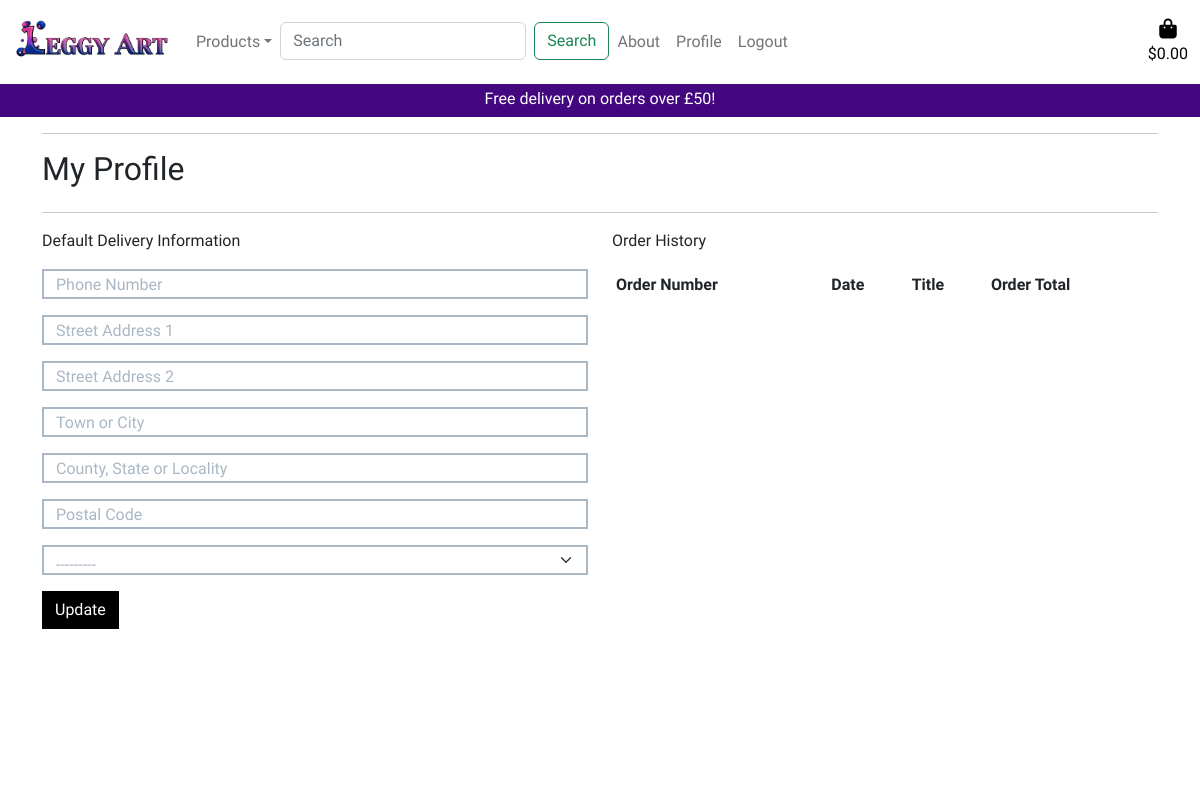
Page /accounts/profile/ (signed in) on the earlier database version.
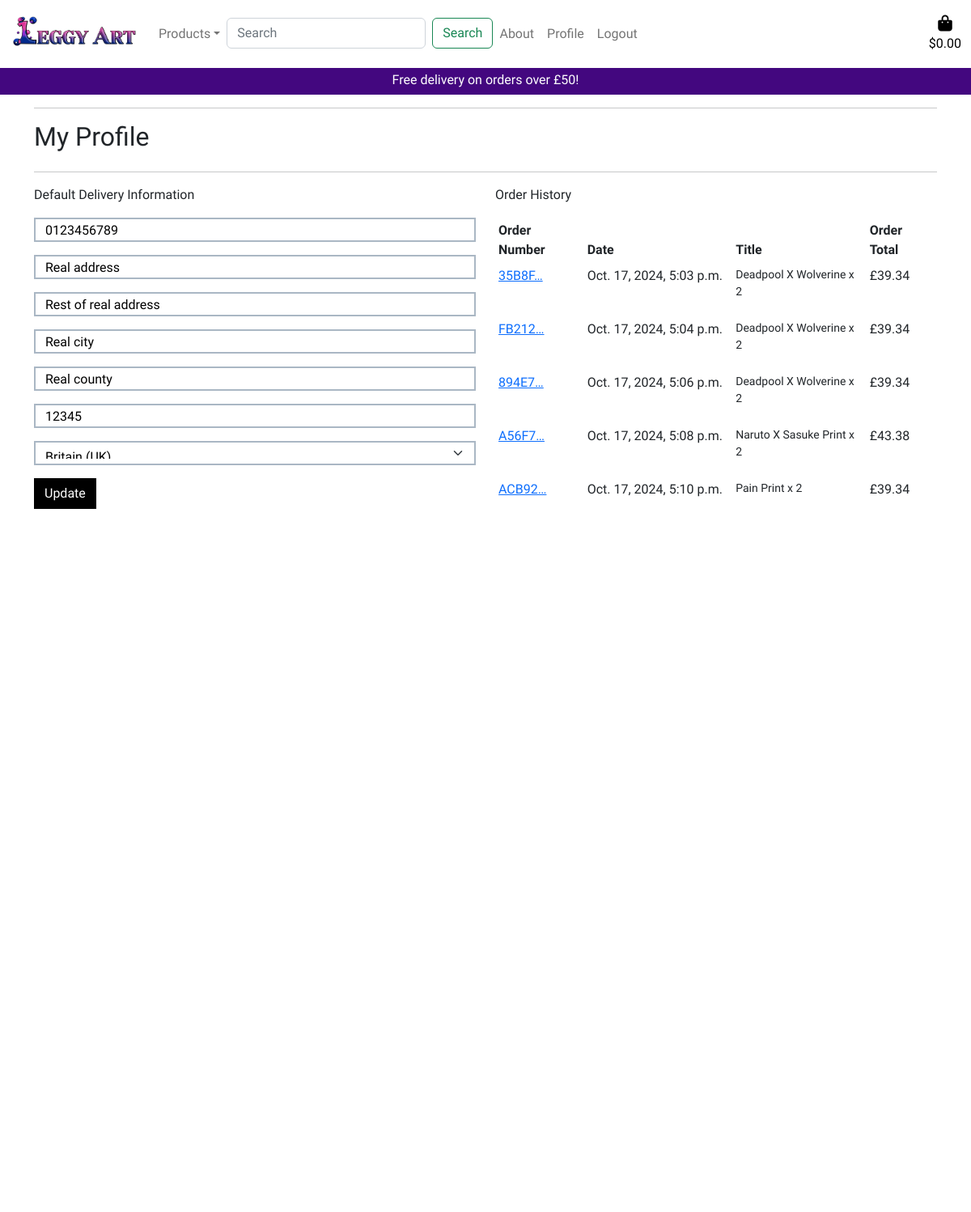
Same page on the later database version.
### profiles/models.py (models this page shows, shortened)
class UserProfile(models.Model):
    user = models.OneToOneField(User, on_delete=models.CASCADE)
    default_phone_number = models.CharField(max_length=20, null=True, blank=True)
    default_street_address1 = models.CharField(max_length=80, null=True, blank=True)
    default_street_address2 = models.CharField(max_length=80, null=True, blank=True)
    default_town_or_city = models.CharField(max_length=40, null=True, blank=True)
    default_county = models.CharField(max_length=80, null=True, blank=True)
    default_postcode = models.CharField(max_length=20, null=True, blank=True)
    default_country = CountryField(blank_label='Country', null=True, blank=True)

### checkout/models.py (models this page shows, shortened)
class Order(models.Model):
    order_number = models.CharField(max_length=32, null=False, editable=False)
    user_profile = models.ForeignKey(UserProfile, on_delete=models.SET_NULL, null=True, blank=True, related_name='orders')
    full_name = models.CharField(max_length=50, null=False, blank=False)
    email = models.EmailField(max_length=254, null=False, blank=False)
    phone_number = models.CharField(max_length=20, null=False, blank=False)
    country = CountryField(blank_label='Country *', null=False, blank=False)
    postcode = models.CharField(max_length=20, null=True, blank=True)
    town_or_city = models.CharField(max_length=40, null=False, blank=False)
    street_address1 = models.CharField(max_length=80, null=False, blank=False)
    street_address2 = models.CharField(max_length=80, null=True, blank=True)
    county = models.CharField(max_length=80, null=True, blank=True)
    date = models.DateTimeField(auto_now_add=True)
    delivery_cost = models.DecimalField(max_digits=6, decimal_places=2, null=False, default=0)
    order_total = models.DecimalField(max_digits=10, decimal_places=2, null=False, default=0)
    grand_total = models.DecimalField(max_digits=10, decimal_places=2, null=False, default=0)
    original_basket = models.TextField(null=False, blank=False, default='')
    stripe_pid = models.CharField(max_length=254, null=False, blank=False, default='')

class OrderLineItem(models.Model):
    order = models.ForeignKey(Order, null=False, blank=False, on_delete=models.CASCADE, related_name='lineitems')
    product = models.ForeignKey(Print, null=False, blank=False, on_delete=models.CASCADE)
    quantity = models.IntegerField(null=False, blank=False, default=0)
    lineitem_total = models.DecimalField(max_digits=6, decimal_places=2, null=False, blank=False, editable=False)

### products/models.py (models this page shows, shortened)
class Print(models.Model):
    ORIENTATION_CHOICES = [
        ('L', 'Landscape'),
        ('P', 'Portrait'),
        ('S', 'Square'),
    ]
    category = models.ForeignKey('Category', null=True, blank=True, on_delete=models.SET_NULL)
    sku = models.CharField(max_length=254, null=True, blank=True)
    name = models.CharField(max_length=254)
    description = models.TextField()
    price = models.DecimalField(max_digits=6, decimal_places=2)
    orientation = models.CharField(max_length=1, choices=ORIENTATION_CHOICES, default='S')
    rating = models.DecimalField(max_digits=6, decimal_places=2, null=True, blank=True)
    image_1_path = models.CharField(max_length=1024, default='No Image')
    image_1 = models.ImageField(default='No Image')
    image_2_path = models.CharField(max_length=1024, default='No Image')
    image_2 = models.ImageField(default='No Image')

### profiles/views.py (the view)
# urls.py: path('accounts/profile/', include('profiles.urls')),
@login_required
def profile(request):
    profile = get_object_or_404(UserProfile, user=request.user)
    if request.method == 'POST':
        form = UserProfileForm(request.POST, instance=profile)
        if form.is_valid:
            form.save()
            messages.succes(request, 'Profile update complete')
        else:
            messages.error(request, 'Update failed. Please ensure the form is valid')
    else:
        form = UserProfileForm(instance=profile)
    orders = profile.orders.all()
    template = 'profiles/profile.html'
    context = {
        'form': form,
        'orders': orders,
        'on_profile_page': True,
    }
    return render(request, template, context)

### profiles/forms.py
class UserProfileForm(forms.ModelForm):
    class Meta:
        model = UserProfile
        exclude = ('user',)
    def __init__(self, *args, **kwargs):
        super().__init__(*args, **kwargs)
        placeholders = {
            'default_phone_number': 'Phone Number',
            'default_postcode': 'Postal Code',
            'default_town_or_city': 'Town or City',
            'default_street_address1': 'Street Address 1',
            'default_street_address2': 'Street Address 2',
            'default_county': 'County, State or Locality',
        }
        self.fields['default_phone_number'].widget.attrs['autofocus'] = True
        for field in self.fields:
            if field != 'default_country':
                if self.fields[field].required:
                    placeholder = f'{placeholders[field]} *'
                else:
                    placeholder = placeholders[field]
                self.fields[field].widget.attrs['placeholder'] = placeholder
            self.fields[field].widget.attrs['class'] = 'border-black rounded-0 profile-form-input'
            self.fields[field].label = False

### profiles/templates/profiles/profile.html (shortened to what this page needs)
{% extends "base.html" %}
{% load static %}
{% block extra_css %}
    <link rel="stylesheet" href="{% static 'profiles/css/profile.css' %}">
{% endblock %}
{% block content %}
    <div class="overlay"></div>
    <div class="container">
        <div class="row">
            <div class="col">
                <hr>
                <h2 class="logo-font mb-4">My Profile</h2>
                <hr>
            </div>
        </div>
        <div class="row">
            <div class="col">
                <p>Default Delivery Information</p>
                <form class="mt-3" action="{% url 'profile' %}" method="POST" id="profile-update-form">
                    {{ form|crispy }}
                    <button class="btn btn-black rounded-0 text-uppercase-float-right">Update</button>
                </form>
            </div>
            <div class="col-12 col-lg-6">
                <p>Order History</p>
                <div class="order-history table-responsive">
                    <table class="table table-sm table-borderless">
                        <thead>
                            <tr>
                                <th>Order Number</th>
                                <th>Date</th>
                                <th>Title</th>
                                <th>Order Total</th>
                            </tr>
                            <tbody>
                                {% for order in orders %}
                                    <tr>
                                        <td>
                                            <a href="{% url 'order_history' order.order_number %}"
                                            title="{{ order.order_number }}">
                                                {{ order.order_number|truncatechars:6 }}
                                            </a>
                                        </td>
                                        <td>{{ order.date }}</td>
                                        <td>
                                            <ul class="list-unstyled">
                                                {% for item in order.lineitems.all %}
                                                    <li class="small">
                                                        {{ item.product.name }} x {{ item.quantity }}
                                                    </li>
                                                {% endfor %}
                                            </ul>
                                        </td>
                                        <td>£{{ order.grand_total }}</td>
                                    </tr>
                                {% endfor %}
                            </tbody>
                        </thead>
                    </table>
                </div>
            </div>
        </div>
    </div>
{% endblock %}

Differences in the rows shown:
changed UserProfile: default_phone_number (not shown) → "0123456789"; default_street_address1 (not shown) → "Real address"; default_street_address2 (not shown) → "Rest of real address"; default_town_or_city (not shown) → "Real city"; default_county (not shown) → "Real county"; default_postcode (not shown) → "12345"; default_country "---------" → "Britain (UK)"
added Order: order_number "35B8F…", date "Oct. 17, 2024, 5:03 p.m.", grand_total "39.34"
added OrderLineItem: product.name "Deadpool X Wolverine", quantity "2", shown under "35B8F…"
added Order: order_number "FB212…", date "Oct. 17, 2024, 5:04 p.m.", grand_total "39.34"
added OrderLineItem: product.name "Deadpool X Wolverine", quantity "2", shown under "FB212…"
added Order: order_number "894E7…", date "Oct. 17, 2024, 5:06 p.m.", grand_total "39.34"
added OrderLineItem: product.name "Deadpool X Wolverine", quantity "2", shown under "894E7…"
added Order: order_number "A56F7…", date "Oct. 17, 2024, 5:08 p.m.", grand_total "43.38"
added OrderLineItem: product.name "Naruto X Sasuke Print", quantity "2", shown under "A56F7…"
added Order: order_number "ACB92…", date "Oct. 17, 2024, 5:10 p.m.", grand_total "39.34"
added OrderLineItem: product.name "Pain Print", quantity "2", shown under "ACB92…"
